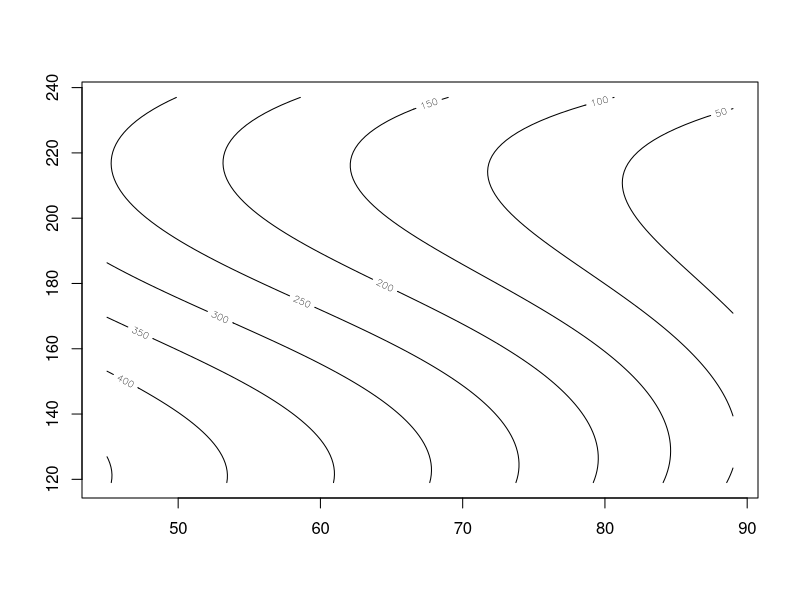
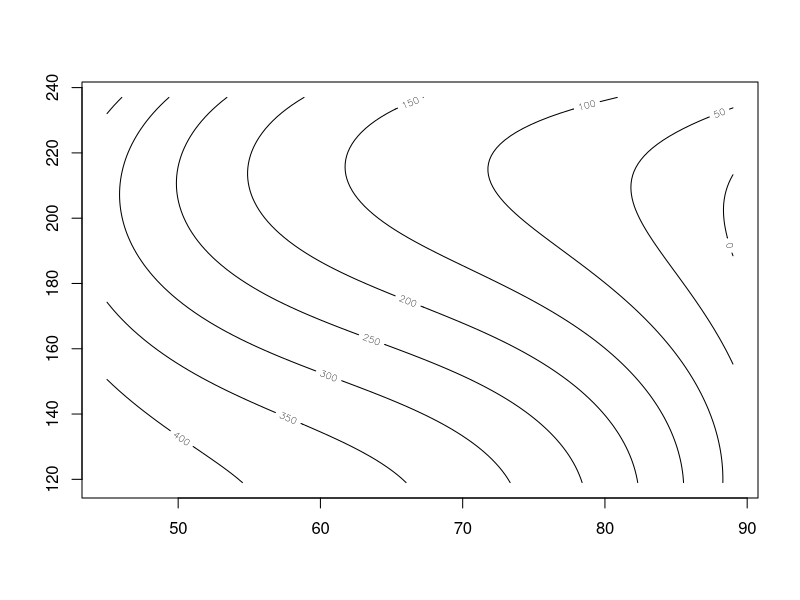
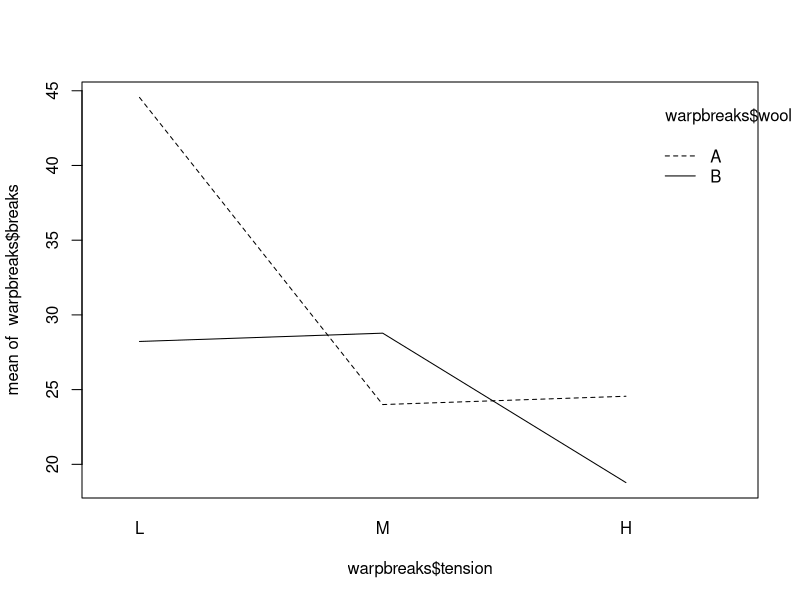
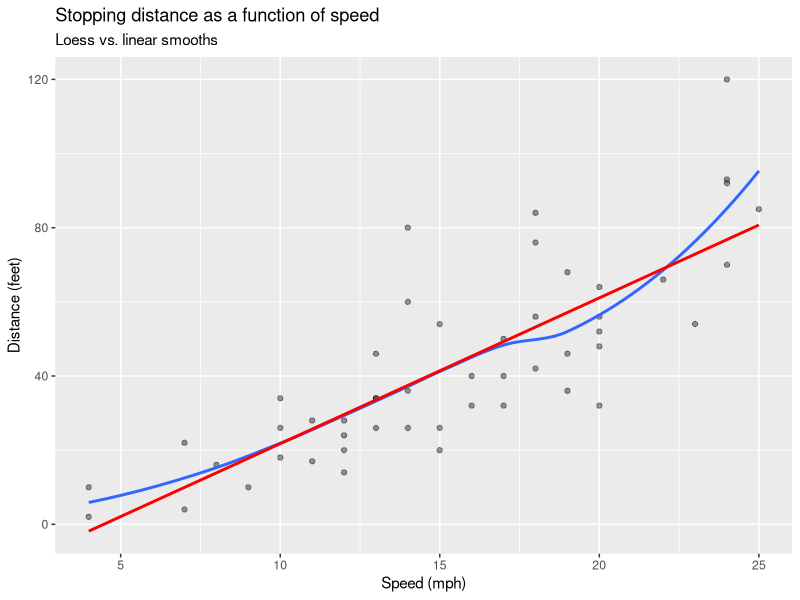

R code for these plots, in order:
## ---- chunk 1
knitr::opts_chunk$set(echo = TRUE, comment = NA, warning = FALSE, message = FALSE)

library(tidyverse)
library(broom)
## ---- chunk 2
df1 <- data.frame(
  length = c(1, 3, 4, 5), 
  hours  = c(0.1, 0.4, 0.5, 0.6)
)

summary(lm(length ~ 0 + hours, data = df1))$coefficients
## ---- chunk 3
summary(lm(length / hours ~ 1, data = df1))$coefficients
## ---- chunk 4

df1 %>% 
  summarise(
    mean(length / hours)
  )
## ---- chunk 5
library(MASS)

m <- lm(
  loss ~ 1 + 
         tens + hard + 
         I(tens^2) + tens:hard + I(hard^2) + 
         I(tens^3) + I(tens^2):hard + tens:I(hard^2) + I(hard^3), 
  data = Rubber
)

mfull <- m
summary(m)
## ---- chunk 6
m <- lm(
  loss ~ 1 + 
         tens + hard + 
         I(tens^2) + tens:hard + I(hard^2) + 
         I(tens^3) + tens:I(hard^2) + I(hard^3), 
  data = Rubber
)
summary(m)
## ---- chunk 7
m <- lm(
  loss ~ 1 + 
         tens + 
         I(tens^2) + tens:hard + I(hard^2) + 
         I(tens^3) + tens:I(hard^2) + I(hard^3), 
  data = Rubber
)
summary(m)
## ---- chunk 8
m <- lm(
  loss ~ 1 + 
         tens + 
         I(tens^2) + tens:hard +
         I(tens^3) + tens:I(hard^2) + I(hard^3), 
  data = Rubber
)
msig <- m
summary(m)
## ---- chunk 9
m <- lm(
  loss ~ 1 + 
         I(tens^2) + tens:hard +
         I(tens^3) + tens:I(hard^2) + I(hard^3), 
  data = Rubber
)
summary(m)
## ---- chunk 10
step(mfull)
## ---- chunk 11
maic <- lm(
  loss ~
    1 + 
    tens + hard + 
    I(tens^2) + tens:hard + I(hard^2) + 
    I(tens^3) + tens:I(hard^2) + I(hard^3), 
  data = Rubber
)

summary(maic)
## ---- chunk 12
resolution <- 100
hard <- seq(min(Rubber$hard), max(Rubber$hard), length.out = resolution)
tens <- seq(min(Rubber$tens), max(Rubber$tens), length.out = resolution)

z <- matrix(
  predict(msig, expand.grid(hard = hard, tens = tens)),
  nrow = length(hard)
)

contour(x = hard, y = tens, z = z)
## ---- chunk 13
z <- matrix(
  predict(maic, expand.grid(hard = hard, tens = tens)),
  nrow = length(hard)
)

contour(x = hard, y = tens, z = z)
## ---- chunk 14
m9 <- lm(breaks ~ tension + wool + tension:wool, data = warpbreaks)
summary(m9)
## ---- chunk 15
anova(m9)
## ---- chunk 16
interaction.plot(warpbreaks$tension, warpbreaks$wool, warpbreaks$breaks)
## ---- chunk 17
cars %>%
  ggplot(aes(x = speed, y = dist)) +
  geom_point(alpha = 0.4) +
  geom_smooth(se = FALSE) +
  geom_smooth(method = 'lm', colour = 'red', se = FALSE) +
  labs(
    x = 'Speed (mph)',
    y = 'Distance (feet)',
    title = 'Stopping distance as a function of speed',
    subtitle = 'Loess vs. linear smooths'
  )
## ---- chunk 18
m10 <- lm(dist ~ 1 + speed + I(speed^2), data = cars)
summary(m10)
## ---- chunk 19
step(m10)
## ---- chunk 20
m10_aic <- lm(dist ~ 1 + I(speed^2), data = cars)
summary(m10_aic)
## ---- chunk 21
m10_pval <- lm(dist ~ 1 + speed, data = cars)
summary(m10_pval)
## ---- chunk 22
m10_0 <- lm(dist ~ 0 + speed + I(speed^2), data = cars)
summary(m10_0)
## ---- chunk 23
AIC(m10_pval, m10_aic, m10_0)
## ---- chunk 24
c <- summary(m10_aic)$coefficients[1, 1]
cars %>%
  mutate(
    reaction_seconds = ((c / 5280) / speed) * (60 * 60)
  ) %>%
  summarise(mean(reaction_seconds))
## ---- chunk 25
c <- summary(m10_0)$coefficients[1, 1]
cars %>%
  mutate(
    reaction_seconds = (c / 5280) * (60 * 60)
  ) %>%
  summarise(mean(reaction_seconds))
## ---- chunk 26
cars11 <- model.matrix(dist ~ 1 + speed + I(speed^2), cars)

ols <- function(y, X) {
  d <- qr(X) # the decomposition
  r <- d$rank
  Rinv <- backsolve(qr.R(d), diag(1, nrow = r))
  return(Rinv %*% t(qr.Q(d)) %*% y)
}

b <- ols(cars$dist, cars11)
b
## ---- chunk 27
m10_summary <- summary(m10)
m10_summary$coefficients[,1]
## ---- chunk 28
residual_variance <- function(y, X) {
  b <- ols(y, X)
  r <- y - X %*% b
  p <- ncol(X)
  n <- length(y)
  return(sum(r^2) / (n - p))
}

v <- residual_variance(cars$dist, cars11)
se <- sqrt(v)
c(v, se)
## ---- chunk 29
m10_summary$sigma
